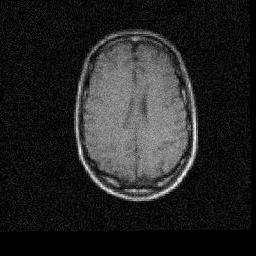
#> input picture data/BrainMRI_1_registered_rigid_6_23_0.jpg, 256 x 256 px; the run also reads 1 picture not shown here
$ python show_joint_hist.py ../data/BrainMRI_1_registered_rigid_6_23_0.jpg ../data/BrainMRI_2_registered_rigid_6_23_0.jpg
#> lines starting #> are read from the running program, lines starting #| are printed output that depends on the picture
### tools/io.py
import nibabel as nib
import numpy as np
import os
from PIL import Image

"""
    --------------------------------------------------------------------------------------
    --------------------------------------------------------------------------------------
                                             TP3
    --------------------------------------------------------------------------------------
    --------------------------------------------------------------------------------------
"""
# [11 lines left out: functions read_grad_file, save_nifti_img, not called in this run]

"""
    --------------------------------------------------------------------------------------
    --------------------------------------------------------------------------------------
                                             TP2
    --------------------------------------------------------------------------------------
    --------------------------------------------------------------------------------------
"""

# [29 lines left out: function save_2d_image, not called in this run]

def split_name_with_nii(filename):
    """
    Splits a filename into the base name and extension, handling special cases for '.nii' and '.nii.gz' extensions.

    Parameters:
    filename (str): The file name to split.

    Returns:
    tuple: A tuple containing the base name of the file and its extension.
    """
    base, ext = os.path.splitext(filename)

    if ext == ".gz":
        # Test if we have a .nii additional extension
        tmp_base, extra_ext = os.path.splitext(base)

        if extra_ext == ".nii":
            ext = extra_ext + ext
            base = tmp_base

    return base, ext


def image_to_data(filename):
    """
    Converts an image file to a data array based on its file type.

    Parameters:
    filename (str): The file path of the image.

    Returns:
    numpy.ndarray: The image data, converted to grayscale if applicable, or reoriented if a '.nii' or '.nii.gz' file.
    """
    _ , extension = split_name_with_nii(filename)
    if extension in ['.png', '.jpg']:
        image = Image.open(filename)
        data = np.array(image).astype(int)
    elif extension in ['.nii', '.nii.gz']:
        image = check_valid_image(filename)
        data = reorient_data_rsa(image)
    return data

def data_to_bins(data, bins):
    """
    Bins data values into discrete bins and returns the bin indices, bin ranges, and bin centers.

    Parameters:
    data (numpy.ndarray): The input data to bin.
    bins (int): Number of bins to divide the data into.

    Returns:
    tuple: (binned_data, bin_ranges, bin_centers)
        binned_data (numpy.ndarray): Data with values mapped to bin indices.
        bin_ranges (list of tuples): The range of intensities for each bin.
        bin_centers (numpy.ndarray): The center intensity for each bin.
    """
    min_val, max_val = np.min(data), np.max(data)
    bin_edges = np.linspace(min_val, max_val, bins + 1)
    binned_data = np.digitize(data, bins=bin_edges) - 1


    bin_ranges = [(bin_edges[i], bin_edges[i+1]) for i in range(len(bin_edges) - 1)]
    bin_centers = np.array([(edge[0] + edge[1]) / 2 for edge in bin_ranges])
    bin_centers = np.append(bin_centers, max_val)
    return binned_data, bin_centers

"""
    --------------------------------------------------------------------------------------
    --------------------------------------------------------------------------------------
                                             TP1
    --------------------------------------------------------------------------------------
    --------------------------------------------------------------------------------------
"""

# [54 lines left out: functions check_valid_image, reorient_data_rsa, not called in this run]

import os
import nibabel as nib

# [45 lines left out: function save_nifti_image, not called in this run]

### tools/display.py
import matplotlib.pyplot as plt
import numpy as np
from matplotlib.widgets import Slider
from tools import math, io
from plotly.subplots import make_subplots
import plotly.graph_objects as go


"""
    --------------------------------------------------------------------------------------
    --------------------------------------------------------------------------------------
                                             TP3
    --------------------------------------------------------------------------------------
    --------------------------------------------------------------------------------------
"""

# [56 lines left out: function display_q_space, not called in this run]

"""
    --------------------------------------------------------------------------------------
    --------------------------------------------------------------------------------------
                                             TP2
    --------------------------------------------------------------------------------------
    --------------------------------------------------------------------------------------
"""
# [101 lines left out: function plt_display_joint_hist, not called in this run]

def display_joint_hist(data1, data2, bins) :
    """
    Display a joint histogram and intensity histograms for two input image datas, along with similarity metrics.

    Parameters
    ----------
    data1 : numpy.ndarray
        The first input image data as a numpy array.
    data2 : numpy.ndarray
        The second input image data as a numpy array.
    bins : int
        Number of bins to use for the histograms.

    Notes
    -----
    This function:
    - Computes the joint histogram of two input images and displays it as a heatmap.
    - Displays individual intensity histograms for each input image.
    - Calculates and displays image quality metrics, including:
        - SSD (Sum of Squared Differences) between the images.
        - CR (Correlation Ratio) between the images.
        - IM (Information Measure) of correlation.

    The joint histogram heatmap uses logarithmic scaling for better visualization of intensity correlations.

    Returns
    -------
    None
    """


    data_bins_1, bin_centers_1 = io.data_to_bins(data1, bins)
    data_bins_2, bin_centers_2 = io.data_to_bins(data2, bins)

    joint_hist = math.joint_histogram(data_bins_1, data_bins_2)


    fig, axs = plt.subplots(2, 2, figsize=(10,10), gridspec_kw={'width_ratios': [1, 4], 'height_ratios': [4, 1]})

    axs[1, 1].hist(data2.flatten(), bins=bins, color='black', alpha=0.7)
    axs[1, 1].invert_yaxis()
    axs[1, 1].axis('off')

    # Use a logarithmic scale
    joint_hist_log = np.log1p(joint_hist)
    cax = axs[0, 1].imshow(joint_hist_log, cmap='hot', extent=[0, data1.max() , 0, data2.max()], origin='lower')
    fig.colorbar(cax, ax=axs[0, 1])
    axs[0, 1].set_title('Joint Histogram Heatmap with Logarithmic Scaling')
    axs[0, 1].set_xlabel('Intensity Value of Image 2')
    axs[0, 1].set_ylabel('Intensity Value of Image 1')

    axs[0, 0].hist(data1.flatten(), bins=bins, color='black', alpha=0.7, orientation='horizontal')
    axs[0, 0].invert_xaxis()
    axs[0, 0].axis('off')

    axs[1, 0].axis('off')
    stats_text = ""
    stats_text += f"bin number: {bins}\n"
    ssd = math.ssd(data1,data2)
    stats_text += f"SSD: {ssd:.3f}\n"
    ssd_jh = math.ssd_joint_hist(joint_hist, bin_centers_1, bin_centers_2)
    stats_text += f"(joint hist) SSD: {ssd_jh:.3f}\n"
    cr = math.cr(joint_hist)
    stats_text += f"(joint hist) cr: {cr:.3f}\n"
    im = math.IM(joint_hist)
    stats_text += f"(joint hist) IM: {im:.3f}\n"
    axs[1, 0].set_title(stats_text, bbox=dict(facecolor='black', alpha=0.5 ))

    plt.tight_layout()

    plt.show()


# [124 lines left out: functions display_grids, display_transformed_image, display_registration, not called in this run]

"""
    --------------------------------------------------------------------------------------
    --------------------------------------------------------------------------------------
                                             TP1
    --------------------------------------------------------------------------------------
    --------------------------------------------------------------------------------------
"""

# [181 lines left out: functions update_display, display_image, display_stats, not called in this run]

### tools/math.py
import numpy as np
from skimage.transform import resize
from PIL import Image

"""
    --------------------------------------------------------------------------------------
    --------------------------------------------------------------------------------------
                                             TP2
    --------------------------------------------------------------------------------------
    --------------------------------------------------------------------------------------
"""

def joint_histogram(data1, data2):
    """
    Compute and display the joint histogram of two grayscale images.

    Parameters:
    data1 (numpy.ndarray): First grayscale image.
    data2 (numpy.ndarray): Second grayscale image.

    Returns:
    numpy.ndarray: Joint histogram of the two images.
    """
    flat_img1 = data1.flatten()
    flat_img2 = data2.flatten()

    # Initialize the joint histogram
    joint_hist = np.zeros((data1.max()+1, data2.max()+1), dtype=np.int32)

    # Loop over the flattened arrays and populate the joint histogram
    for i in range(len(flat_img1)):
        joint_hist[flat_img1[i], flat_img2[i]] += 1

    #Question 1)b)
    assert np.sum(joint_hist) == data1.size == data2.size

    return joint_hist


def ssd_joint_hist(joint_hist, bin_centers_1, bin_centers_2):
    """
    Calculate the Sum of Squared Differences (SSD) between two images based on the joint histogram.

    Parameters:
    joint_hist (numpy.ndarray): Joint histogram of the two images.
    bin_centers_1 (numpy.ndarray): Array of bin centers for the first image intensities.
    bin_centers_2 (numpy.ndarray): Array of bin centers for the second image intensities.

    Returns:
    float: The sum of squared differences between I and J.
    """
    # Reshape bin centers to enable broadcasting
    i_vals = bin_centers_1[:, np.newaxis]
    j_vals = bin_centers_2[np.newaxis, :]
    # Compute the squared difference (i - j)^2 using broadcasting
    squared_diff = (i_vals - j_vals) ** 2
    ssd_value = np.sum(joint_hist * squared_diff)

    return ssd_value

def ssd(I, J):
    """Calculate the Sum of Squared Differences (SSD) between two images."""
    return np.sum((I.astype(float) - J.astype(float)) ** 2)


def cr(joint_hist):
    """
    Calculate the Correlation Coefficient (CR) between two images based on the joint histogram.
    Parameters:
    joint_hist (numpy.ndarray): Joint histogram of the two images.

    Returns:
    float: The Correlation Coefficient between I and J.
    """
    # Normalize joint histogram
    joint_hist = joint_hist / np.sum(joint_hist)

    i_vals = np.arange(joint_hist.shape[0])[:, None]  # Column vector for intensities in I
    j_vals = np.arange(joint_hist.shape[1])[None, :]  # Row vector for intensities in J

    # Calculate weighted means
    mean_I = np.sum(i_vals * joint_hist)
    mean_J = np.sum(j_vals * joint_hist)

    # Calculate numerator
    numerator = np.sum(joint_hist * (i_vals - mean_I) * (j_vals - mean_J))

    # Calculate denominator
    var_I = np.sum(joint_hist * (i_vals ** 2)) - mean_I ** 2
    var_J = np.sum(joint_hist * (j_vals ** 2)) - mean_J ** 2
    denominator = np.sqrt(var_I * var_J)

    if denominator == 0:  # To prevent division by zero
        return 0

    return numerator / denominator


def IM(joint_hist):
    """
    Calculate the Mutual Information (MI) between two images.
    Parameters:
    joint_hist (numpy.ndarray): Joint histogram of the two images.

    Returns:
    float: The Mutual Information between I and J.
    """
    # Normalize joint histogram
    joint_prob = joint_hist / np.sum(joint_hist)

    # Marginal probabilities for each image
    p_i = np.sum(joint_prob, axis=1, keepdims=True)
    p_j = np.sum(joint_prob, axis=0, keepdims=True)

    # Avoid 0 by masking
    mask = joint_prob > 0

    mi = np.sum(joint_prob[mask] * np.log(joint_prob[mask] / (p_i @ p_j)[mask]))

    return mi

# [12 lines left out: function initialize_grid_points, not called in this run]

"""
    --------------------------------------------------------------------------------------
    --------------------------------------------------------------------------------------
                                             TP1
    --------------------------------------------------------------------------------------
    --------------------------------------------------------------------------------------
"""

# [127 lines left out: functions michelson, rms, mIP, calc_projection, adjust_image_to_shape, desample_image, not called in this run]

### scripts/show_joint_hist.py
#! /usr/bin/env python
"""
#TODO
This script displays intensity histograms and statistics
of the entire NIfTI image or specific regions of interest (RoIs).

Features:
- Display an intensity histogram of the input image with configurable bins, range.
- Support for both 2D, 3D and 4D images.
- Optionally, display histograms for specific labels (regions of interest) defined in a separate label mask. (e.g t1_labels.nii.gz for t1.nii.gz)
- Calculate image quality metrics such as standard deviation of the background, mean intensity for each RoI,
  and SNR (Signal-to-Noise Ratio).

Usage:
------
Example of running the script:

    stats <image> --labels <label_image> --bins 100 --min_range 10 --max_range 500

Parameters:
-----------
in_image: str
    Path to the input image.
--labels: str, optional
    Path to a label image, used to display histograms for each region of interest (RoI).
    If provided, the histogram will be computed for each unique label in the image.
--bins: int, optional
    Number of bins to use for the intensity histogram. Default is 100.
--min_range: float, optional
    Minimum intensity value for the histogram range.
--max_range: float, optional
    Maximum intensity value for the histogram range.
"""


import argparse
from tools import io, display

def _build_arg_parser():
    p = argparse.ArgumentParser(formatter_class=argparse.RawTextHelpFormatter,
                                description=__doc__)

    p.add_argument('in_image_1',
                   help='Input image 1.'),
    p.add_argument('in_image_2',
                   help='Input image 2.')
    p.add_argument('--bins', type=int, default=256,
                   help='number of bins.')
    return p

#TODO adjust function with args.bins
def main():
    parser = _build_arg_parser()
    args = parser.parse_args()


    data1 = io.image_to_data(args.in_image_1)
#> in image_to_data, image is the input picture: PIL image 256x256 L; min 0, max 255, mean 35.8
    data2 = io.image_to_data(args.in_image_2)

    if data1.min() >= 0 and data1.max() <= 1:
        print("Rescaling and discretizing image 1 ...")
        data1=io.rescale_and_discretize_image(data1, args.bins - 1)
    if data2.min() >= 0 and data2.max() <= 1:
        print("Rescaling and discretizing image 2 ...")
        data2=io.rescale_and_discretize_image(data2, args.bins - 1)

    display.display_joint_hist(data1 ,data2 ,bins=args.bins)
#> in data_to_bins, `min_val, max_val = np.min(data), np.max(data)`: min_val = 0; max_val = 255
#> in data_to_bins, `bin_centers = np.append(bin_centers, max_val)`: bin_centers = 257 values from 0.498 to 255
#> after the loop in joint_histogram, `for i in range(len(flat_img1)):`:
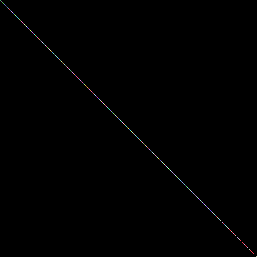
#> joint_hist: shape (257, 257) int32; 143 distinct labels, from 0 to 9969; one colour per label, 0 black
#> in display_joint_hist, `ssd = math.ssd(data1,data2)`: ssd = 0
#> in ssd_joint_hist, `i_vals = bin_centers_1[:, np.newaxis]`: i_vals = 257 values from 0.498 to 255
#> in ssd_joint_hist, `squared_diff = (i_vals - j_vals) ** 2`:
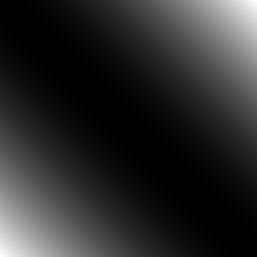
#> squared_diff: shape (257, 257) float64; min 0, max 64771.2, mean 10921.2; drawn with min black and max white
#> in ssd_joint_hist, `ssd_value = np.sum(joint_hist * squared_diff)`: ssd_value = 0
#> in cr, `mean_I = np.sum(i_vals * joint_hist)`: mean_I = 35.75
#> in cr, `numerator = np.sum(joint_hist * (i_vals - mean_I) * (j_vals - mean_J))`: numerator = 2238.1
#> in display_joint_hist, `cr = math.cr(joint_hist)`: cr = 1
#> in IM, `p_i = np.sum(joint_prob, axis=1, keepdims=True)`: p_i = 257 values, max 0.152 at index 0, min 0 at index 221, mean 0.00389
#> in IM, `mask = joint_prob > 0`:
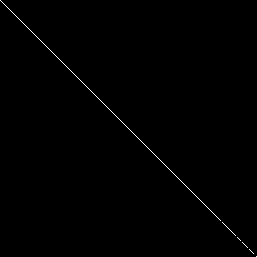
#> mask: shape (257, 257) bool; 0.38% white in thin lines or dots
#> in IM, `mi = np.sum(joint_prob[mask] * np.log(joint_prob[mask] / (p_i @ p_j)[m..`: mi = 4.17
#> in display_joint_hist, `plt.show()`:
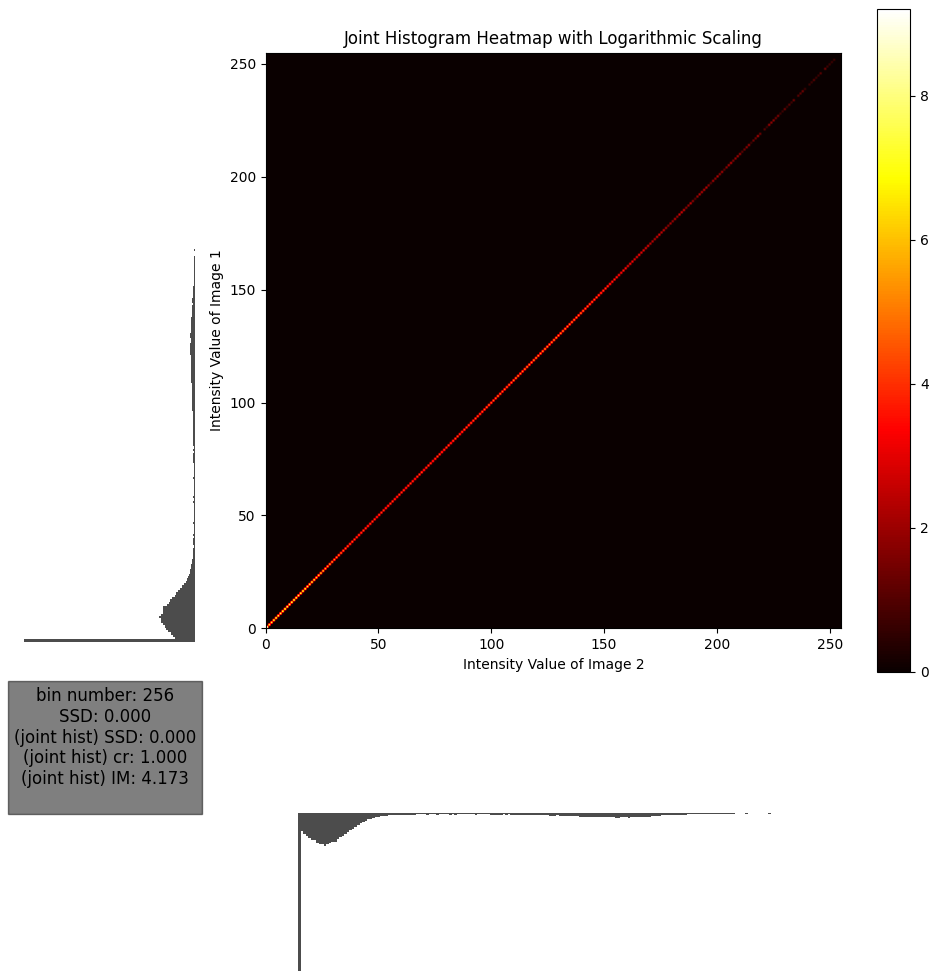
#> figure drawn by matplotlib, 4 panels

if __name__ == "__main__":
    main()
